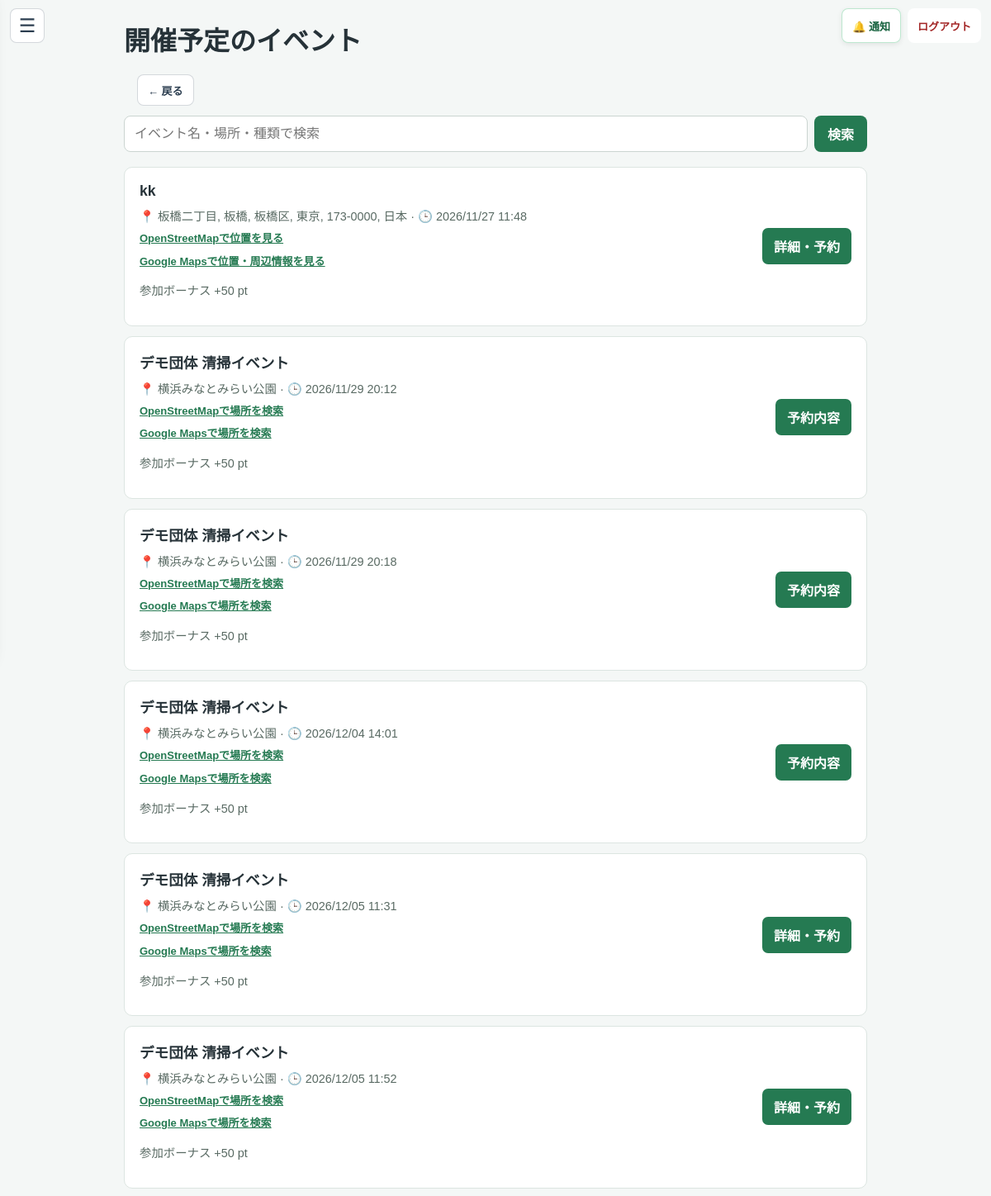
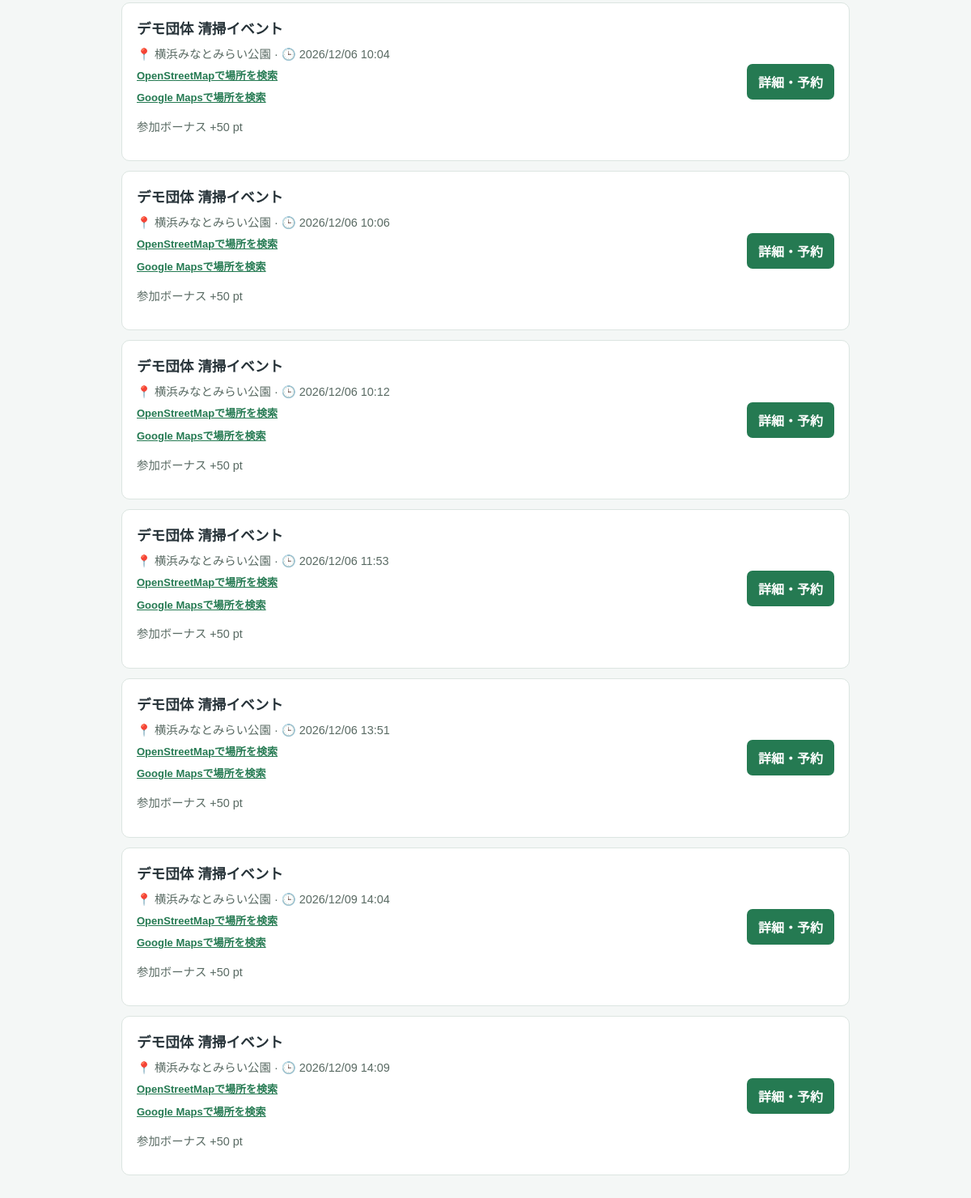
The page /events (signed in) on the database its author committed (2 pictures, top to bottom).
### tables this page shows
CREATE TABLE events (
                id INTEGER PRIMARY KEY AUTOINCREMENT,
                name TEXT,
                location TEXT,
                datetime TEXT,
                bonus_points INTEGER,
                organizer_id INTEGER,
                status TEXT NOT NULL DEFAULT 'open' CHECK(status IN ('open', 'cancelled')), review_status TEXT NOT NULL
                DEFAULT 'approved'
                CHECK(review_status IN ('pending', 'reviewing', 'changes_requested', 'approved', 'rejected')), review_comment TEXT, reviewed_by INTEGER REFERENCES users(id), reviewed_at TEXT, organization_id INTEGER REFERENCES organizations(id), latitude REAL, longitude REAL, reward_details TEXT, category TEXT NOT NULL DEFAULT 'その他', capacity INTEGER NOT NULL DEFAULT 20, purpose_issue TEXT NOT NULL DEFAULT '',
                FOREIGN KEY (organizer_id) REFERENCES users(id)
            );

### app.py (the view, shortened to what this page needs)
@app.route('/events')
@user_required
def all_events():
    conn = get_db()
    try:
        search_query = request.args.get('q', '').strip()[:100]
        search_sql = ''
        search_params = []
        events = conn.execute(f"""
            SELECT e.*,
                   (SELECT COUNT(*) FROM event_reservations r
                    WHERE r.event_id = e.id AND r.status = 'reserved') AS reserved_count
            FROM events e
            WHERE e.status = 'open' AND e.review_status = 'approved'
                AND e.datetime >= datetime('now', '+9 hours')
                AND e.datetime <= datetime('now', '+9 hours', '+365 days')
                {search_sql}
            ORDER BY e.datetime
        """, search_params).fetchall()
        reserved_events = {
            row['event_id'] for row in conn.execute("""
                SELECT event_id FROM event_reservations
                WHERE user_id = ? AND status = 'reserved'
            """, (session['user_id'],)).fetchall()
        }
        joined_events = {
            row['event_id'] for row in conn.execute("""
                SELECT event_id FROM activity_history
                WHERE user_id = ? AND type = 'event' AND event_id IS NOT NULL
            """, (session['user_id'],)).fetchall()
        }
        return render_template(
            'event_list.html',
            title='開催予定のイベント',
            events=events,
            reserved_events=reserved_events,
            joined_events=joined_events,
            is_reservation_list=False,
            search_query=search_query,
        )
    finally:
        conn.close()

### app.py (called while the page is built)
def get_db():
    conn = sqlite3.connect(DATABASE)
    conn.row_factory = sqlite3.Row
    conn.execute("PRAGMA foreign_keys = ON")
    return conn

def user_required(func):
    @wraps(func)
    def wrapper(*args, **kwargs):
        user_id = session.get('user_id')
        if session.get('role') != 'user' or not user_id:
            return redirect(url_for('login'))
        conn = get_db()
        try:
            user = conn.execute(
                'SELECT role FROM users WHERE id = ?', (user_id,)
            ).fetchone()
        finally:
            conn.close()
        if not user or user['role'] != 'user':
            session.clear()
            return redirect(url_for('login'))
        return func(*args, **kwargs)
    return wrapper

def _detect_view_mode():
    ua = (request.headers.get('User-Agent') or '').lower()
    if any(token in ua for token in ('mobile', 'android', 'iphone', 'ipod', 'iemobile')):
        return 'mobile'
    return 'pc'

@app.context_processor
def inject_csrf_token():
    if 'csrf_token' not in session:
        session['csrf_token'] = secrets.token_urlsafe(32)
    unread_notifications = 0
    if session.get('role') == 'user' and session.get('user_id'):
        conn = get_db()
        try:
            unread_notifications = conn.execute('''
                SELECT COUNT(*) FROM user_notifications
                WHERE user_id = ? AND read_at IS NULL
            ''', (session['user_id'],)).fetchone()[0]
        finally:
            conn.close()
    effective_view = _detect_view_mode()
    return {
        'csrf_token': session['csrf_token'],
        'unread_notifications': unread_notifications,
        'view_mode': effective_view,
        'region_profile': get_region_profile(),
    }

### templates/event_list.html (shortened to what this page needs)
{% from "_event_location_map.html" import event_map_link %}
<!DOCTYPE html>
<html lang="ja">
<head>
</head>
<body>
    {% include "_user_navigation.html" %}
    <main>
        <h1><a href="{{ url_for('home') }}" style="color:inherit; text-decoration:none;">{{ title }}</a></h1>
        {% include "_user_page_back.html" %}
        {% if not is_reservation_list %}
            <form class="event-search" action="{{ url_for('all_events') }}" method="get" role="search">
                <input type="search" name="q" value="{{ search_query or '' }}" maxlength="100" placeholder="イベント名・場所・種類で検索" aria-label="イベント名・場所・種類で検索">
                <button type="submit">検索</button>
            </form>
        {% endif %}
        {% for event in events %}
            <article>
                <div>
                    <h2>{{ event.name }}</h2>
                    <div class="meta">📍 {{ event.location }} · 🕒 {{ event.datetime|replace('-', '/') }}</div>
                    {{ event_map_link(event) }}
                    <p class="meta">参加ボーナス +{{ event.bonus_points }} pt</p>
                </div>
                {% if event.id in joined_events %}
                    <span class="action" style="background:#64748b;">参加済み</span>
                {% elif is_reservation_list %}
                    {% if event.datetime|event_started %}
                        <a class="action" href="{{ url_for('event_live', event_id=event.id) }}">計測を開始</a>
                    {% else %}
                        <a class="action" href="{{ url_for('event_reserve', event_id=event.id) }}">開催前・予約内容</a>
                    {% endif %}
                {% elif event.id in reserved_events %}
                    <a class="action" href="{{ url_for('event_reserve', event_id=event.id) }}">予約内容</a>
                {% else %}
                    <a class="action" href="{{ url_for('event_reserve', event_id=event.id) }}">詳細・予約</a>
                {% endif %}
            </article>
        {% else %}
            <p class="empty">{% if is_reservation_list %}予約中のイベントはありません。{% elif search_query %}「{{ search_query }}」に一致するイベントはありません。{% else %}1年以内に開催予定のイベントはありません。{% endif %}</p>
        {% endfor %}
    </main>
</body>
</html>

### templates/_event_location_map.html (shortened to what this page needs)
{% macro event_map_link(event) -%}
    {% if event.latitude is not none and event.longitude is not none %}
        <a href="https://www.openstreetmap.org/?mlat={{ '%.7f'|format(event.latitude) }}&amp;mlon={{ '%.7f'|format(event.longitude) }}#map=17/{{ '%.7f'|format(event.latitude) }}/{{ '%.7f'|format(event.longitude) }}"
           target="_blank" rel="noopener noreferrer"
           style="display:block; width:fit-content; max-width:100%; margin-top:8px; color:#257a52; font-size:13px; font-weight:600; line-height:1.5; text-decoration:underline;">
            OpenStreetMapで位置を見る
        </a>
        <a href="https://www.google.com/maps/search/?api=1&amp;query={{ ('%.7f,%.7f'|format(event.latitude, event.longitude))|urlencode }}"
           target="_blank" rel="noopener noreferrer"
           style="display:block; width:fit-content; max-width:100%; margin:8px 0 0; color:#257a52; font-size:13px; font-weight:600; line-height:1.5; text-decoration:underline;">
            Google Mapsで位置・周辺情報を見る
        </a>
    {% elif event.location %}
        <a href="https://www.openstreetmap.org/search?query={{ event.location|urlencode }}"
           target="_blank" rel="noopener noreferrer"
           style="display:block; width:fit-content; max-width:100%; margin-top:8px; color:#257a52; font-size:13px; font-weight:600; line-height:1.5; text-decoration:underline;">
            OpenStreetMapで場所を検索
        </a>
        <a href="https://www.google.com/maps/search/?api=1&amp;query={{ event.location|urlencode }}"
           target="_blank" rel="noopener noreferrer"
           style="display:block; width:fit-content; max-width:100%; margin:8px 0 0; color:#257a52; font-size:13px; font-weight:600; line-height:1.5; text-decoration:underline;">
            Google Mapsで場所を検索
        </a>
    {% endif %}
{%- endmacro %}

### templates/event_list.html (style rules this page uses)
body { margin: 0; background: #f4f7f6; color: #263238; font-family: "Yu Gothic", Meiryo, sans-serif; }
main { max-width: 900px; margin: 24px auto; padding: 0 16px 30px; }
h1 { margin: 20px 0; }
article { display: flex; justify-content: space-between; gap: 18px; align-items: center; margin: 12px 0; padding: 18px; background: #fff; border: 1px solid #dce5e1; border-radius: 10px; }
article h2 { margin: 0 0 8px; font-size: 1.1rem; }
.meta { color: #596a63; font-size: .9rem; }
.action { flex: 0 0 auto; padding: 10px 14px; border-radius: 7px; background: #257a52; color: #fff; text-decoration: none; font-weight: 700; }
.event-search { display: flex; gap: 8px; margin: 0 0 18px; }
.event-search input { min-width: 0; flex: 1; padding: 12px; border: 1px solid #cbd5d1; border-radius: 8px; font: inherit; }
.event-search button { padding: 0 16px; border: 0; border-radius: 8px; background: #257a52; color: #fff; font: inherit; font-weight: 700; }

### rows shown on the page
events: name "kk", location "板橋二丁目, 板橋, 板橋区, 東京, 173-0000, 日本", datetime "2026/11/27 11:48", bonus_points "50"
events: name "デモ団体 清掃イベント", location "横浜みなとみらい公園", datetime "2026/11/29 20:12", bonus_points "50"
events: name "デモ団体 清掃イベント", location "横浜みなとみらい公園", datetime "2026/11/29 20:18", bonus_points "50"
events: name "デモ団体 清掃イベント", location "横浜みなとみらい公園", datetime "2026/12/04 14:01", bonus_points "50"
events: name "デモ団体 清掃イベント", location "横浜みなとみらい公園", datetime "2026/12/05 11:31", bonus_points "50"
events: name "デモ団体 清掃イベント", location "横浜みなとみらい公園", datetime "2026/12/05 11:52", bonus_points "50"
events: name "デモ団体 清掃イベント", location "横浜みなとみらい公園", datetime "2026/12/06 10:04", bonus_points "50"
events: name "デモ団体 清掃イベント", location "横浜みなとみらい公園", datetime "2026/12/06 10:06", bonus_points "50"
events: name "デモ団体 清掃イベント", location "横浜みなとみらい公園", datetime "2026/12/06 10:12", bonus_points "50"
events: name "デモ団体 清掃イベント", location "横浜みなとみらい公園", datetime "2026/12/06 11:53", bonus_points "50"
events: name "デモ団体 清掃イベント", location "横浜みなとみらい公園", datetime "2026/12/06 13:51", bonus_points "50"
events: name "デモ団体 清掃イベント", location "横浜みなとみらい公園", datetime "2026/12/09 14:04", bonus_points "50"
events: name "デモ団体 清掃イベント", location "横浜みなとみらい公園", datetime "2026/12/09 14:09", bonus_points "50"

### other values the page prints
{{ title }} "開催予定のイベント"
